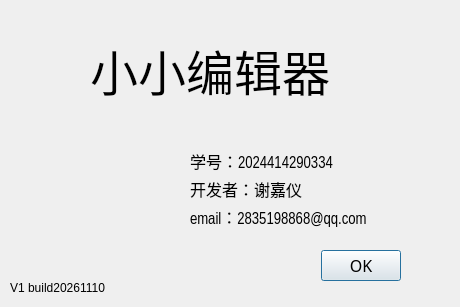
<?xml version="1.0" encoding="UTF-8"?>
<ui version="4.0">
 <class>AboutDialog</class>
 <widget class="QDialog" name="AboutDialog">
  <property name="geometry">
   <rect>
    <x>0</x>
    <y>0</y>
    <width>460</width>
    <height>307</height>
   </rect>
  </property>
  <property name="windowTitle">
   <string>关于</string>
  </property>
  <widget class="QDialogButtonBox" name="buttonBox">
   <property name="geometry">
    <rect>
     <x>60</x>
     <y>250</y>
     <width>341</width>
     <height>32</height>
    </rect>
   </property>
   <property name="font">
    <font>
     <family>Agency FB</family>
     <pointsize>12</pointsize>
    </font>
   </property>
   <property name="orientation">
    <enum>Qt::Horizontal</enum>
   </property>
   <property name="standardButtons">
    <set>QDialogButtonBox::Ok</set>
   </property>
  </widget>
  <widget class="QLabel" name="label">
   <property name="geometry">
    <rect>
     <x>90</x>
     <y>40</y>
     <width>261</width>
     <height>61</height>
    </rect>
   </property>
   <property name="font">
    <font>
     <family>Agency FB</family>
     <pointsize>36</pointsize>
    </font>
   </property>
   <property name="text">
    <string>小小编辑器</string>
   </property>
  </widget>
  <widget class="QLabel" name="label_5">
   <property name="geometry">
    <rect>
     <x>30</x>
     <y>120</y>
     <width>121</width>
     <height>131</height>
    </rect>
   </property>
   <property name="styleSheet">
    <string notr="true">border-image: url(:/images/Notepad.jpg);</string>
   </property>
   <property name="text">
    <string/>
   </property>
  </widget>
  <widget class="QLabel" name="label_6">
   <property name="geometry">
    <rect>
     <x>10</x>
     <y>280</y>
     <width>151</width>
     <height>16</height>
    </rect>
   </property>
   <property name="text">
    <string>V1 build20261110</string>
   </property>
  </widget>
  <widget class="QWidget" name="">
   <property name="geometry">
    <rect>
     <x>190</x>
     <y>150</y>
     <width>235</width>
     <height>77</height>
    </rect>
   </property>
   <layout class="QVBoxLayout" name="verticalLayout">
    <item>
     <widget class="QLabel" name="label_3">
      <property name="font">
       <font>
        <family>Arial Narrow</family>
        <pointsize>12</pointsize>
        <weight>50</weight>
        <bold>false</bold>
       </font>
      </property>
      <property name="text">
       <string>学号：2024414290334</string>
      </property>
     </widget>
    </item>
    <item>
     <widget class="QLabel" name="label_2">
      <property name="font">
       <font>
        <family>Arial Narrow</family>
        <pointsize>12</pointsize>
        <weight>50</weight>
        <bold>false</bold>
       </font>
      </property>
      <property name="text">
       <string>开发者：谢嘉仪</string>
      </property>
     </widget>
    </item>
    <item>
     <widget class="QLabel" name="label_4">
      <property name="font">
       <font>
        <family>Arial Narrow</family>
        <pointsize>12</pointsize>
       </font>
      </property>
      <property name="text">
       <string>email：2835198868@qq.com</string>
      </property>
     </widget>
    </item>
   </layout>
  </widget>
 </widget>
 <resources/>
 <connections>
  <connection>
   <sender>buttonBox</sender>
   <signal>accepted()</signal>
   <receiver>AboutDialog</receiver>
   <slot>accept()</slot>
   <hints>
    <hint type="sourcelabel">
     <x>248</x>
     <y>254</y>
    </hint>
    <hint type="destinationlabel">
     <x>157</x>
     <y>274</y>
    </hint>
   </hints>
  </connection>
  <connection>
   <sender>buttonBox</sender>
   <signal>rejected()</signal>
   <receiver>AboutDialog</receiver>
   <slot>reject()</slot>
   <hints>
    <hint type="sourcelabel">
     <x>316</x>
     <y>260</y>
    </hint>
    <hint type="destinationlabel">
     <x>286</x>
     <y>274</y>
    </hint>
   </hints>
  </connection>
 </connections>
</ui>
